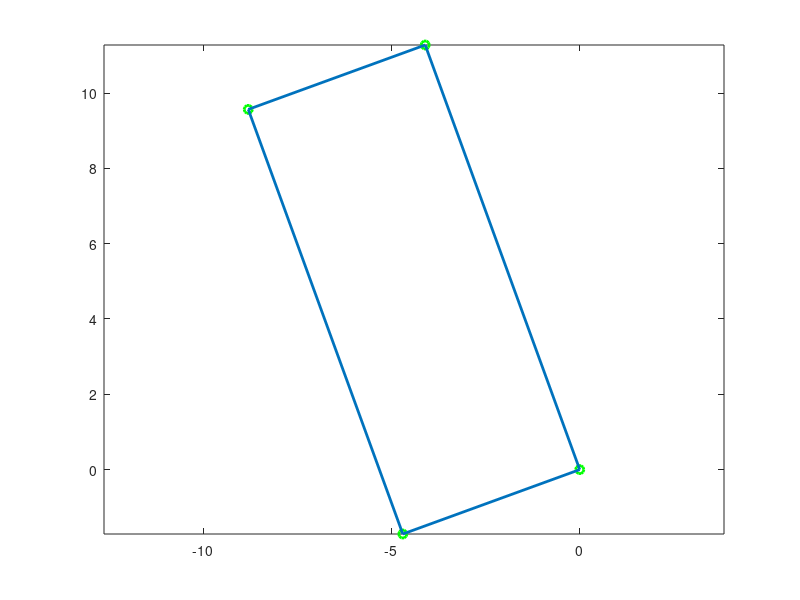

Recreate this plot in MATLAB.
function tryIt
figure;
plotPool(0,0,-20,12,5);
disp('end...');

function plotPool(CORNER_N, CORNER_E, POOL_ORIENTATION, LENGTH, WIDTH)
POOL_ORIENTATION = (POOL_ORIENTATION*pi)/180;

CORNER_N_1 = CORNER_N+cos(POOL_ORIENTATION)*LENGTH;
CORNER_E_1 = CORNER_E+sin(POOL_ORIENTATION)*LENGTH;

CORNER_N_2 = CORNER_N_1+sin(POOL_ORIENTATION)*WIDTH;
CORNER_E_2 = CORNER_E_1-cos(POOL_ORIENTATION)*WIDTH;

CORNER_N_3 = CORNER_N_2-cos(POOL_ORIENTATION)*LENGTH;
CORNER_E_3 = CORNER_E_2-sin(POOL_ORIENTATION)*LENGTH;

%figure;
plot(CORNER_E, CORNER_N, 'go', 'LineWidth',2); hold on; axis equal;
plot(CORNER_E_1, CORNER_N_1, 'go', 'LineWidth',2); 
plot(CORNER_E_2, CORNER_N_2, 'go', 'LineWidth',2); 
plot(CORNER_E_3, CORNER_N_3, 'go', 'LineWidth',2); 

line([CORNER_E; CORNER_E_1], [CORNER_N; CORNER_N_1], 'LineWidth',2);
line([CORNER_E_1; CORNER_E_2], [CORNER_N_1; CORNER_N_2], 'LineWidth',2);
line([CORNER_E_2; CORNER_E_3], [CORNER_N_2; CORNER_N_3], 'LineWidth',2);
line([CORNER_E_3; CORNER_E], [CORNER_N_3; CORNER_N], 'LineWidth',2);